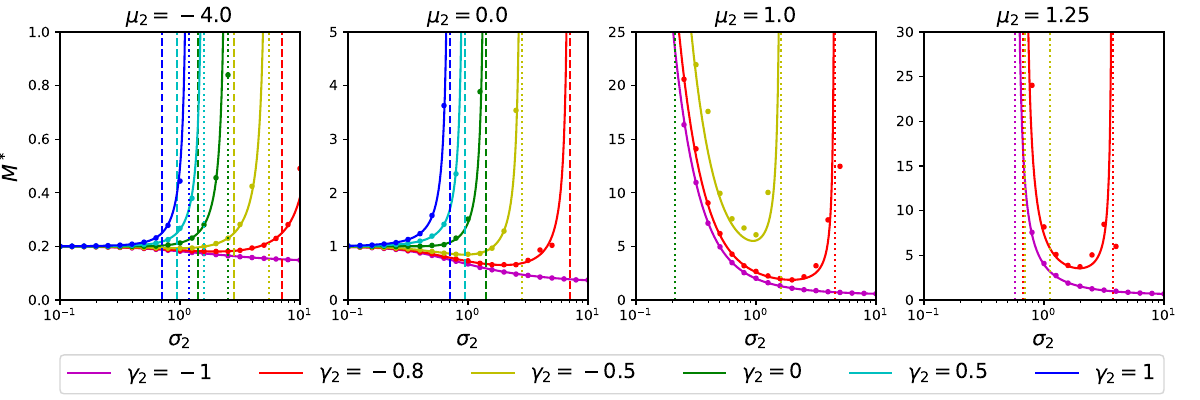

Write the Python code that produced this figure.
import numpy as np
import matplotlib.pyplot as plt
import math

col = ['m', 'r', 'y', 'g', 'c', 'b']
col_ = ['m--', 'r--', 'y--', 'g--', 'c--', 'b--']
colo = ['m.', 'r.', 'y.', 'g.', 'c.', 'b.']
lett = ['$(a)$', '$(b)$', '$(c)$', '$(d)$', '$(e)$', '$(f)$']

gammalab2 = ['$\gamma_2 = -1$', '$\gamma_2 = -0.8$', '$\gamma_2 = -0.5$', '$\gamma_2 = 0$', '$\gamma_2 = 0.5$', '$\gamma_2 = 1$']

muval = np.linspace(-4, 2, 25)
x = np.linspace(-1.0, 1.0, 21)
sigmaval = np.power(10, x)

points = [] # gi, 012, mi
for gi in range(6):
	p = np.loadtxt("points2_{0}.txt".format(gi), delimiter = ",")
	p = p.reshape(25, 3)
	p = np.transpose(p)
	points.append(p)
	

meas = np.loadtxt("allfive2.txt", delimiter=",")
meas = meas.reshape(25, 6, 21, 3)
meas = np.transpose(meas, (0, 1, 3, 2)) # mu, gam, meas, sig


allmeasfp = []
for mi in range(25):
	measfp = []
	for gi in range(6):
		g = np.loadtxt("measfp2_{0}_{1}.txt".format(mi, gi), delimiter = ",")
		g = g.reshape(len(g)//6, 6)
		g = np.transpose(g)
		measfp.append(g)
	allmeasfp.append(measfp)
	
	
# all mu on same plot
##################################################
	
plt.subplots(2, 3, figsize = (12, 8))
for gi in range(6):
	
	plt.subplot(2, 3, gi + 1)
	
	for mi in range(25):
		plt.semilogx(allmeasfp[mi][gi][0], allmeasfp[mi][gi][3], col[gi])
		plt.semilogx(sigmaval, meas[mi][gi][1], 'k.')#, label = gammalab[gi])
	plt.xlim([sigmaval[0], sigmaval[-1]])
	plt.ylim([0, 5])
	if (gi == 3 or gi == 4 or gi == 5):
		plt.xlabel("$\sigma_2$", fontsize = 15)
	if (gi == 0 or gi == 3):
		plt.ylabel("$M^*$", fontsize = 15)
		
for gi in range(6):
	plt.plot(0, 0, col[gi], label = gammalab2[gi])
	
plt.legend(bbox_to_anchor=(-2.4, -0.4, 3.4, 0.2), loc='lower left', ncol=6, mode="expand", borderaxespad=0, fontsize = 15)

plt.subplots_adjust(bottom = 0.2, top = 0.95, right = 0.95, left = 0.08, wspace = 0.2, hspace = 0.14)
plt.savefig("allMplots2.pdf")


# examples of M for the paper
###############################################################
mival = [0, 16, 20, 21]
Mlim = [1, 5, 25, 30]

plt.subplots(1, 4, figsize=(12,4))

for mi in range (4):

	plt.subplot(1, 4, 1 + mi) # M
	for gi in range(6):
		plt.semilogx(allmeasfp[mival[mi]][gi][0], allmeasfp[mival[mi]][gi][3], col[gi])
		plt.semilogx(sigmaval, meas[mival[mi]][gi][1], colo[gi])
		plt.axvline(x = points[gi][0][mival[mi]], linestyle = '--', color = col[gi])
		plt.axvline(x = points[gi][1][mival[mi]], linestyle = ':', color = col[gi])
		plt.axvline(x = points[gi][2][mival[mi]], linestyle = ':', color = col[gi])
	plt.xlim([sigmaval[0], sigmaval[-1]])
	plt.title("$\mu_2 = {0}$".format(muval[mival[mi]]), fontsize = 15)
	plt.ylim([0, Mlim[mi]])
	plt.xlabel("$\sigma_2$", fontsize = 15)
	if (mi == 0):
		plt.ylabel("$M^*$", fontsize = 15)
		
	for gi in range(6):
		plt.plot(0, 0, col[gi], label = gammalab2[gi])
	
	plt.subplots_adjust(bottom = 0.25, top = 0.92, hspace = 0.36, left = 0.05, right = 0.97)
	
plt.legend(bbox_to_anchor=(-3.6, -0.35, 4.6, 0.2), loc='lower left', ncol=6, mode="expand", borderaxespad=0, fontsize = 15)
	
plt.savefig("Mplots2.pdf")

plt.show()

